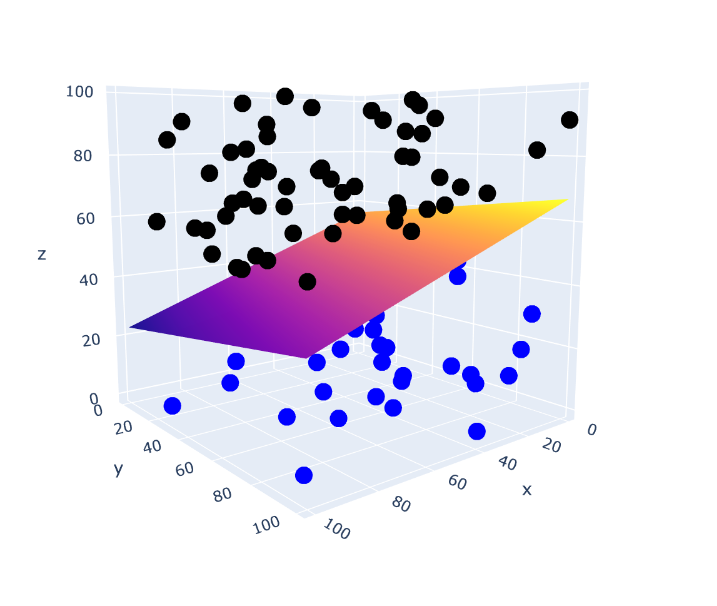

Generate this figure with Python:
import plotly.graph_objects as gro
import numpy as np
from sklearn.svm import SVC
from sklearn.cluster import KMeans

n = 100
x = np.random.randint(0, 100, n)
y = np.random.randint(0, 100, n)
z = np.random.randint(0, 100, n)
points = []
for i in range(n):
    points.append([x[i], y[i], z[i]])
kmeans = KMeans(n_clusters=2, random_state=0).fit(points)
clusters = kmeans.labels_
colors = ['black'] * n
for i in range(n):
    if clusters[i] == 1:
        colors[i] = 'blue'

fig = gro.Figure(data=[gro.Scatter3d(x=x, y=y, z=z, mode='markers', marker=dict(color=colors))])

# fig.show()

x_new = np.random.randint(0, 100)
y_new = np.random.randint(0, 100)
z_new = np.random.randint(0, 100)

points.append([x_new, y_new, z_new])

fig.add_trace(gro.Scatter3d(x=x, y=y, z=z, mode='markers', marker=dict(color=colors)))

svc = SVC(kernel='linear')
svc.fit(points[:n], clusters)

zz = lambda x, y: (-svc.intercept_[0] - svc.coef_[0][0] * x - svc.coef_[0][1] * y) / svc.coef_[0][2]

tmp = np.linspace(0, 100, 50)
xx, yx = np.meshgrid(tmp, tmp)

fig.add_trace(gro.Surface(x=xx, y=yx, z=zz(xx, yx)))
fig.show()
